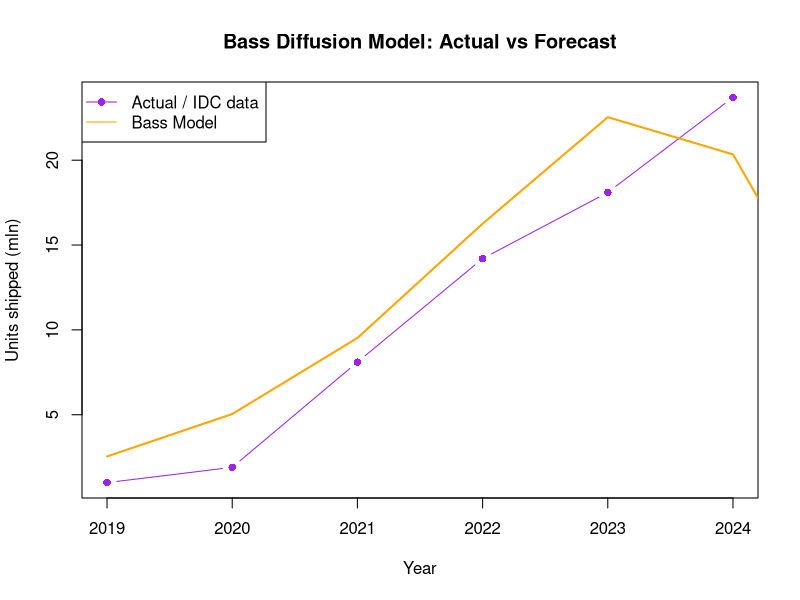

Write R code to recreate this figure.
# bass_foldables.R
# ---------------------------------------------------
# Script for data prep, Bass model fitting, forecasting, and plotting
# ---------------------------------------------------

# Data preparation
years <- 2019:2024
shipments <- c(1.0, 1.9, 8.1, 14.2, 18.1, 23.7)  # 2024 derived via China share calc

df <- data.frame(years, shipments)
df$cumulative <- cumsum(df$shipments)
df$lag_cum <- c(0, head(df$cumulative, -1))

# Fit Bass model
bass_model <- nls(
  shipments ~ M * (p + q * (lag_cum / M)) * (1 - lag_cum / M),
  data = df,
  start = list(p = 0.01, q = 0.3, M = 100)
)

coef_vals <- coef(bass_model)
p <- coef_vals["p"]
q <- coef_vals["q"]
M <- coef_vals["M"]

cat("Estimated Bass parameters:\n")
cat("p =", p, "\nq =", q, "\nM =", M, "\n")

# Simulation function
simulate_bass <- function(years, p, q, M) {
  n <- length(years)
  adopters <- numeric(n)
  cum <- numeric(n)
  
  for (t in 1:n) {
    cum_prev <- ifelse(t == 1, 0, cum[t-1])
    adopters[t] <- M * (p + q * (cum_prev/M)) * (1 - cum_prev/M)
    cum[t] <- cum_prev + adopters[t]
  }
  data.frame(years = years, shipments = adopters, cumulative = cum)
}

# Forecast
forecast_years <- 2019:2025
forecast <- simulate_bass(forecast_years, p, q, M)

# Plot
plot(df$years, df$shipments, type="b", pch=16, col="purple",
     xlab="Year", ylab="Units shipped (mln)",
     main="Bass Diffusion Model: Actual vs Forecast")
lines(forecast$years, forecast$shipments, col="orange", lwd=2)
legend("topleft", legend=c("Actual / IDC data","Bass Model"),
       col=c("purple","orange"), lty=c(1,1), pch=c(16, NA))